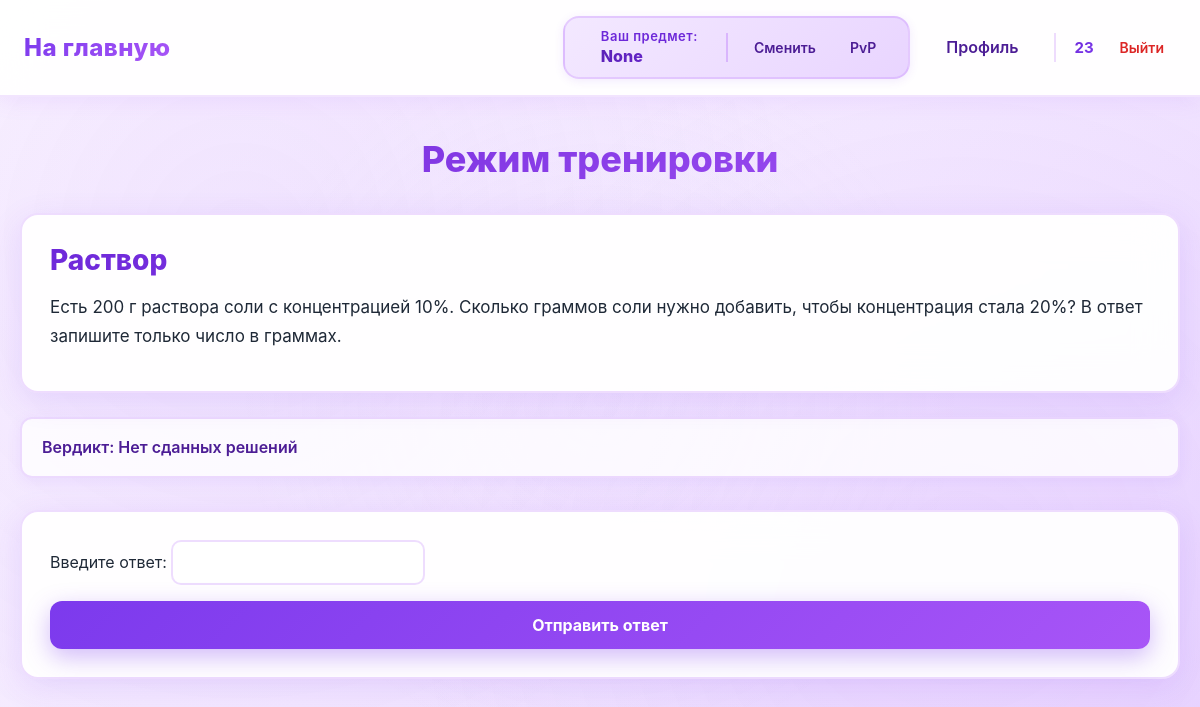
/None/task/4 (signed in), run on an earlier commit of the app's database.
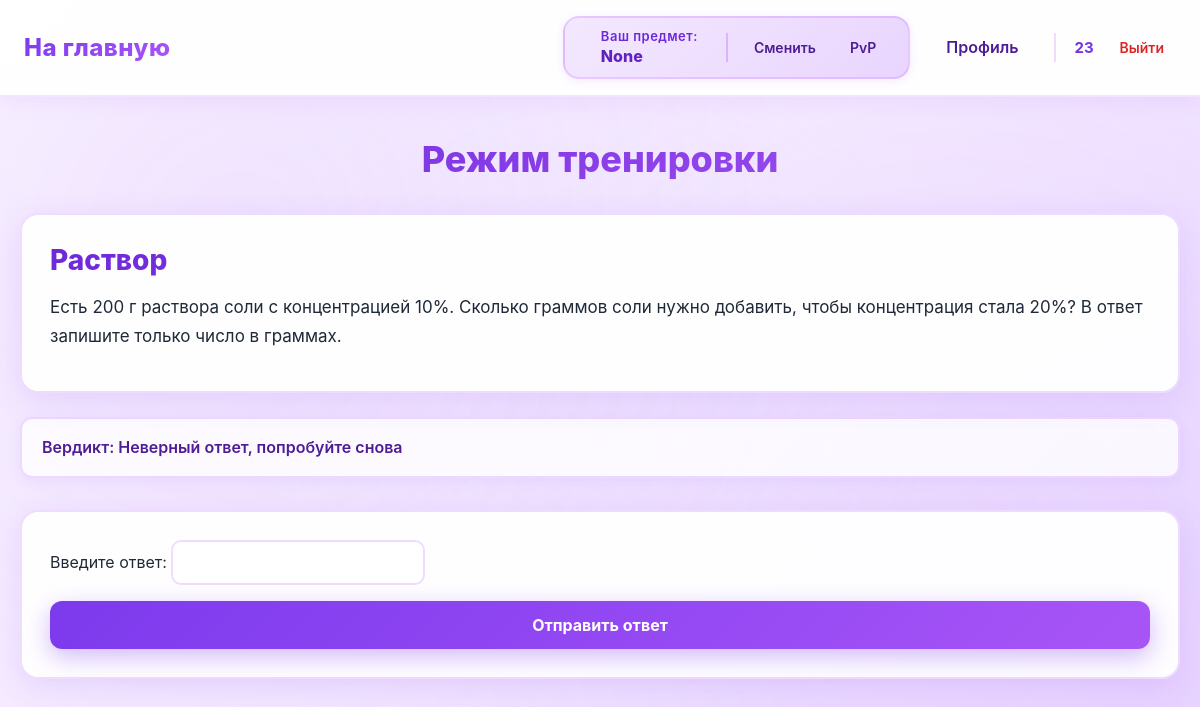
And on a later commit of the database.
### data/users.py (models this page shows, shortened)
class User(SqlAlchemyBase, UserMixin):
    __tablename__ = 'users'
    id = sqlalchemy.Column(sqlalchemy.Integer,
                           primary_key=True, autoincrement=True)
    name = sqlalchemy.Column(sqlalchemy.String, nullable=True)
    email = sqlalchemy.Column(sqlalchemy.String,
                              index=True, unique=True, nullable=True)
    hashed_password = sqlalchemy.Column(sqlalchemy.String, nullable=True)
    elo_rating = sqlalchemy.Column(sqlalchemy.Float, default=1000)
    admin = sqlalchemy.Column(sqlalchemy.Boolean, default=0)
    ban = sqlalchemy.Column(sqlalchemy.Boolean, default=0)
    created_date = sqlalchemy.Column(sqlalchemy.DateTime,
                                     default=datetime.datetime.now)
    submissions = orm.relationship("Submissions", back_populates="user")

### data/tasks.py (models this page shows)
class Tasks(SqlAlchemyBase):
    __tablename__ = 'tasks'
    id = sqlalchemy.Column(sqlalchemy.Integer,
                           primary_key=True, autoincrement=True)
    subject = sqlalchemy.Column(sqlalchemy.Text, nullable=True)
    title = sqlalchemy.Column(sqlalchemy.Text, nullable=True)
    statement = sqlalchemy.Column(sqlalchemy.Text, nullable=True)
    input_format = sqlalchemy.Column(sqlalchemy.Text, nullable=True)
    output_format = sqlalchemy.Column(sqlalchemy.Text, nullable=True)
    memory_limit = sqlalchemy.Column(sqlalchemy.Integer, nullable=True)
    time_limit = sqlalchemy.Column(sqlalchemy.Integer, nullable=True)
    difficulty = sqlalchemy.Column(sqlalchemy.Text, nullable=True)
    created_at = sqlalchemy.Column(sqlalchemy.DateTime,
                                     default=datetime.datetime.now)
    task_tests = orm.relationship("TaskTest", back_populates='tasks')
    submissions = orm.relationship("Submissions", back_populates="tasks")
    theme = sqlalchemy.Column(sqlalchemy.Text, nullable=True)

### data/submissions.py (models this page shows)
class Submissions(SqlAlchemyBase):
    __tablename__ = 'submissions'
    id = sqlalchemy.Column(sqlalchemy.Integer,
                           primary_key=True, autoincrement=True)
    user_id = sqlalchemy.Column(sqlalchemy.Integer,
                                sqlalchemy.ForeignKey("users.id"))
    task_id = sqlalchemy.Column(sqlalchemy.Integer,
                                sqlalchemy.ForeignKey("tasks.id"))
    total_tests = sqlalchemy.Column(sqlalchemy.Integer, nullable=True)
    verdict = sqlalchemy.Column(sqlalchemy.Text, nullable=True)
    created_at = sqlalchemy.Column(sqlalchemy.DateTime,
                                     default=datetime.datetime.now)
    tasks = orm.relationship('Tasks', back_populates="submissions")
    user = orm.relationship("User", back_populates="submissions")

### main.py (the view, shortened to what this page needs)
@app.route('/<subject>/task/<int:task_id>', methods=["GET", "POST"])
@login_required
@user_ban
def training(subject, task_id):
    db_sess = db_session.create_session()
    task = db_sess.get(Tasks, task_id)
    task_test = db_sess.query(TaskTest).filter(TaskTest.task_id == task.id).all()
    submission = db_sess.query(Submissions).filter(Submissions.task_id == task.id).all()
    submission_id = len(submission) + 1
    if subject == 'информатика':
        if request.method == "POST":
            file = request.files.get("file")
            if not file or file.filename == "":
                abort(400, "Файл не выбран")
            file.filename = f"submission_{submission_id}.py"
            os.makedirs(f"submissions_training/submissions_{current_user.id}/task_{task_id}", exist_ok=True)
            file.save(os.path.join(f"submissions_training/submissions_{current_user.id}/task_{task_id}", file.filename))
            test_passed = 0
            f_err = 0
            for test in task_test:
                p = subprocess.Popen(
                    ["python", f"submission_{submission_id}.py"],
                    stdin=subprocess.PIPE,
                    stdout=subprocess.PIPE,
                    stderr=subprocess.PIPE,
                    text=True,
                    cwd=f"submissions_training/submissions_{current_user.id}/task_{task_id}"
                )
                try:
                    out, err = p.communicate(test.input_data, timeout=task.time_limit)
                    out = out.strip()
                    if err:
                        print(err)
                        submission_result = Submissions(
                            user_id=current_user.id,
                            task_id=task_id,
                            verdict=err.splitlines()[-1],
                            total_tests=test_passed,
                        )
                        f_err = 1
                    else:
                        if out == test.output.strip():
                            test_passed += 1
                except subprocess.TimeoutExpired:
                    print("Превышено максимальное время работы")
                    submission_result = Submissions(
                        user_id=current_user.id,
                        task_id=task_id,
                        verdict="Превышено максимальное время работы",
                        total_tests=test_passed,
                    )
                    f_err = 1
                    p.kill()
            print(f"Пройдено тестов: {test_passed}")
            if test_passed == 5:
                print("OK")
                submission_result = Submissions(
                    user_id=current_user.id,
                    task_id=task_id,
                    verdict="OK",
                    total_tests=test_passed,
                )
            elif f_err == 0:
                print("неверный ответ")
                submission_result = Submissions(
                    user_id=current_user.id,
                    task_id=task_id,
                    verdict="Частичное решение",
                    total_tests=test_passed,
                )
            db_sess.add(submission_result)
            db_sess.commit()
        last_submission = db_sess.query(Submissions).filter(Submissions.user_id == current_user.id,
                                                            Submissions.task_id == task_id).all()
        if last_submission:
            result = last_submission[-1]
            verdict = result.verdict
            test_passed = result.total_tests
        else:
            verdict = "Нет сданных решений"
            test_passed = None
        return render_template('training.html', task=task, test=task_test[0], verdict=verdict, test_passed=test_passed, subject=subject)
    else:
        last_submission = db_sess.query(Submissions).filter(Submissions.user_id == current_user.id,
                                                    Submissions.task_id == task_id).all()
        if last_submission:
            result = last_submission[-1]
            verdict = result.verdict
        else:
            verdict = "Нет сданных решений"
        return render_template('training_other.html', task=task, verdict=verdict, subject=subject)

### data/db_session.py (called while the page is built)
def create_session() -> Session:
    global __factory
    return __factory()

### main.py (called while the page is built)
@login_manager.user_loader
def load_user(user_id):
    db_sess = db_session.create_session()
    return db_sess.get(User, user_id)

def user_ban(func):
    @wraps(func)
    def wrapper(*args, **kwargs):
        if current_user.ban:
            abort(403)
        return func(*args, **kwargs)
    return wrapper

### templates/training_other.html (shortened to what this page needs)
{% extends "base.html" %}
{% block styles %}
<link rel="stylesheet" href="{{ url_for('static', filename='train.css') }}">
{% endblock %}
{% block content %}
<h1>Режим тренировки</h1>
<div class="condition">
    <h2>{{ task.title }}</h2>
    <p>{{ task.statement }}</p>
</div>
<p>Вердикт: {{ verdict }}</p>
<div class="task">
    <form class="send" method="post">
        <div class="answer_field">
            <label>Введите ответ: </label>
            <input type="text" name="answer" />
        </div>
        <button type="submit" id="submitBtn">Отправить ответ</button>
    </form>
</div>
{% endblock %}

### templates/base.html (shortened to what this page needs)
<!doctype html>
<html lang="ru">
<head>
    <link rel="stylesheet" href="{{ url_for('static', filename='base.css') }}">
    {% block styles %}{% endblock %}
</head>
<body>
<header class="site-header">
    <nav class="navbar">
        <div class="nav-left">
            {% if session.get('subject') and session.get('subject') != 'subject' %}
            <a class="logo" href="/{{ session.get('subject') }}/">На главную</a>
            {% else %}
            <a class="logo" href="/">На главную</a>
            {% endif %}
        </div>
        <div class="nav-right">
            {% if current_user.is_authenticated %}
                {% if subject != 'subject' and subject != None %}
                <div class="subject-info" data-subject="{{ subject }}">
                    <div class="subject-info-content">
                        <div class="subject-label">Ваш предмет:</div>
                        <div class="subject-name">{{ subject|capitalize }}</div>
                    </div>
                    <div class="subject-actions">
                        <a class="nav-link" href="/subject/choice">Сменить</a>
                        <a class="nav-link" href="/{{ subject }}/pvp">PvP</a>
                    </div>
                </div>
                {% endif %}
                <a class="nav-link" href="/profile">Профиль</a>
                <div class="user-menu">
                    <span class="username">{{ current_user.name }}</span>
                    <a class="logout" href="/logout">Выйти</a>
                </div>
            {% else %}
                <a class="btn btn-outline" href="/login">Войти</a>
                <a class="btn btn-primary" href="/register">Регистрация</a>
            {% endif %}
        </div>
    </nav>
</header>
<main class="page-content">
    {% block content %}{% endblock %}
</main>
</body>
</html>

### static/base.css (style rules this page uses)
* { box-sizing: border-box; margin: 0; padding: 0; font-family: "Inter", "Segoe UI", Arial, sans-serif; }
body { background: linear-gradient(135deg, #faf5ff 0%, #f3e8ff 50%, #e9d5ff 100%); background-attachment: fixed; color: #1f2937; min-height: 100vh; position: relative; }
body::before { content: ''; position: fixed; top: 0; left: 0; right: 0; bottom: 0; background: radial-gradient(circle at 20% 30%, rgba(168, 85, 247, 0.08) 0%, transparent 50%), radial-gradient(circle at 80% 70%, rgba(192, 132, 252, 0.08) 0%, transparent 50%), radial-gradient(circle at 50% 50%, rgba(233, 213, 255, 0.1) 0%, transparent 50%); pointer-events: none; z-index: 0; }
.site-header { background: rgba(255, 255, 255, 0.95); backdrop-filter: blur(20px); border-bottom: 2px solid rgba(168, 85, 247, 0.15); box-shadow: 0 4px 20px rgba(168, 85, 247, 0.1); position: relative; z-index: 100; }
.navbar { max-width: 1200px; margin: 0 auto; padding: 16px 24px; display: flex; align-items: center; justify-content: space-between; }
.logo { font-size: 24px; font-weight: 800; text-decoration: none; background: linear-gradient(135deg, #7c3aed, #a855f7); -webkit-background-clip: text; -webkit-text-fill-color: transparent; background-clip: text; letter-spacing: 0.5px; transition: all 0.3s ease; position: relative; }
.logo::after { content: ''; position: absolute; bottom: -4px; left: 0; width: 0; height: 3px; background: linear-gradient(90deg, #7c3aed, #a855f7); border-radius: 2px; transition: width 0.3s ease; }
.nav-left, .nav-right { display: flex; align-items: center; gap: 18px; position: relative; z-index: 10; }
.nav-link { text-decoration: none; color: #4c1d95; font-weight: 600; padding: 10px 18px; border-radius: 12px; transition: all 0.3s ease; position: relative; background: transparent; }
.subject-info { display: flex; align-items: center; gap: 16px; background: linear-gradient(135deg, #f3e8ff, #e9d5ff); padding: 10px 20px; border-radius: 16px; border: 2px solid rgba(168, 85, 247, 0.2); box-shadow: 0 2px 10px rgba(124, 58, 237, 0.1); transition: all 0.3s ease; }
.subject-label { font-size: 13px; color: #6d28d9; font-weight: 600; letter-spacing: 0.5px; }
.subject-name { font-size: 16px; font-weight: 800; color: #4c1d95; background: linear-gradient(135deg, #5b21b6, #6d28d9); -webkit-background-clip: text; -webkit-text-fill-color: transparent; background-clip: text; line-height: 1.3; }
.subject-info-content { display: flex; flex-direction: column; gap: 2px; }
.subject-actions { display: flex; align-items: center; gap: 10px; margin-left: 12px; padding-left: 14px; border-left: 2px solid rgba(168, 85, 247, 0.3); }
.subject-actions .nav-link { padding: 6px 12px; font-size: 14px; min-width: auto; }
.user-menu { display: flex; align-items: center; gap: 14px; padding-left: 18px; border-left: 2px solid rgba(168, 85, 247, 0.2); }
.username { font-size: 15px; font-weight: 700; color: #5b21b6; background: linear-gradient(135deg, #6d28d9, #7c3aed); -webkit-background-clip: text; -webkit-text-fill-color: transparent; background-clip: text; }
.logout { text-decoration: none; font-size: 14px; color: #dc2626; font-weight: 600; padding: 6px 12px; border-radius: 8px; transition: all 0.2s ease; }
.page-content { max-width: 1200px; margin: 40px auto; padding: 0 20px; position: relative; z-index: 10; }
h1, h2, h3, h4, h5, h6 { color: #5b21b6; font-weight: 800; }
p { color: #374151; line-height: 1.6; }
a { color: #7c3aed; }
input, textarea, select { background: #ffffff; border: 2px solid rgba(168, 85, 247, 0.2); border-radius: 10px; padding: 12px 16px; color: #1f2937; font-size: 14px; transition: all 0.3s ease; }

What changed in the data, as far as the page shows it:
added Submissions: verdict "Неверный ответ, попробуйте снова"
Also different on the page:
{{ verdict }}: "Нет сданных решений" → (not shown)
